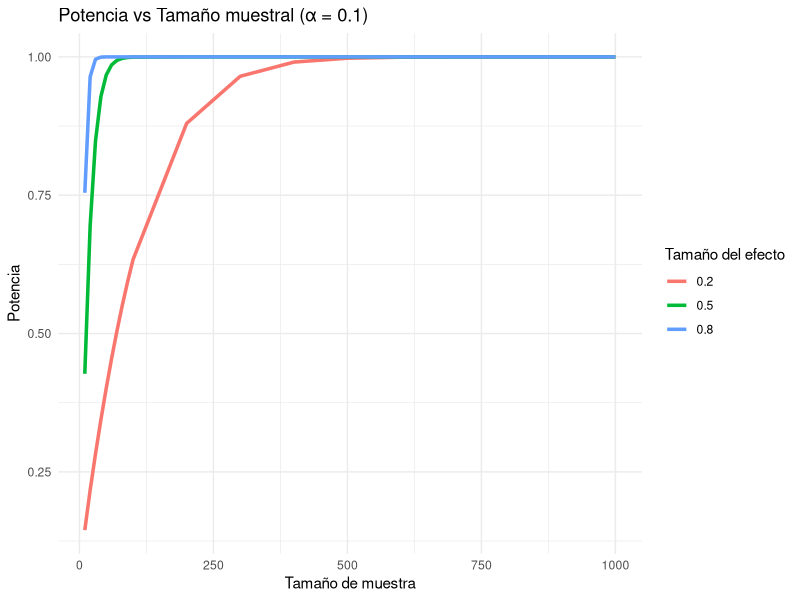
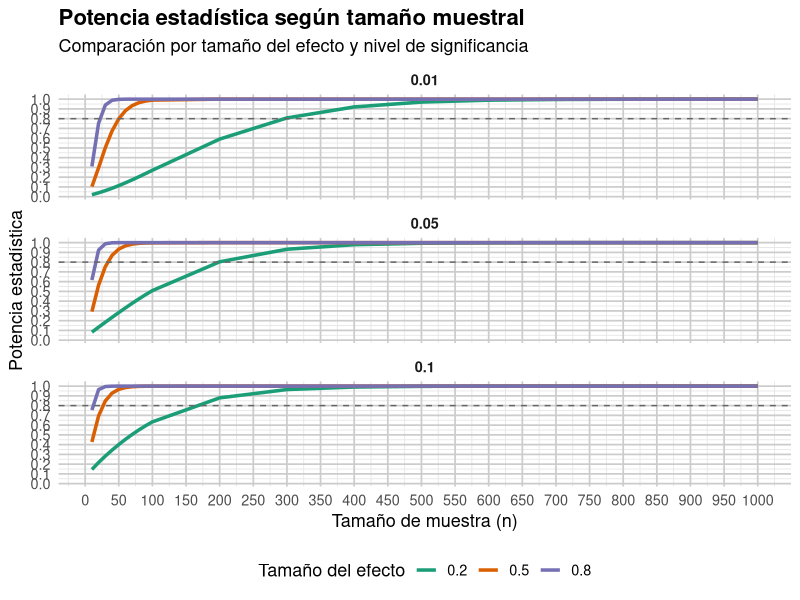

These charts were generated, in order, by the following R code:
## ---- chunk 1
knitr::opts_chunk$set(echo = TRUE, warning = FALSE, message = FALSE)

library(ggplot2)
library(dplyr)
library(tidyr)
library(knitr)
library(kableExtra)
## ---- chunk 2
n_values <- c(10,20,30,40,50,60,70,80,90,100,200,300,400,500,600,700,800,900,1000)
effect_sizes <- c(0.2, 0.5, 0.8)
alpha <- 0.1
diccionario_d <- c(
  "0.2" = "0.2 (pequeño)",
  "0.5" = "0.5 (mediano)",
  "0.8" = "0.8 (grande)"
)

parametros <- data.frame(
  Concepto = c("Tamaños muestrales (n)", 
               "Tamaños del efecto (d)", 
               "Nivel de significancia (α)"),
  Valores = c(
    paste(n_values, collapse = ", ") ,
     paste(effect_sizes, collapse = ", ") ,
    alpha
  )
)

knitr::kable(parametros, 
      caption = "Parámetros utilizados en el análisis de potencia",
      align = "c") %>%
  kableExtra::kable_styling(
    full_width = FALSE,
    bootstrap_options = c("striped", "hover", "condensed"),
    position = "center"
  )
## ---- chunk 3
results <- expand.grid(n = n_values, d = effect_sizes)

results$power <- mapply(function(n, d) {
  power.t.test(n = n, delta = d, sd = 1,
               sig.level = alpha,
               type = "one.sample",
               alternative = "two.sided")$power
}, results$n, results$d)

results$d <- as.factor(results$d)
knitr::kable(
  results,
  caption = "Potencia estadística vs Tamaño muestral (α = 0.1)",
  align = c("l", "c")
) %>%
  kableExtra::kable_styling(
    full_width = FALSE,
    position = "center"
  )
## ---- chunk 4
ggplot(results, aes(x = n, y = power, color = d)) +
  geom_line(size = 1.2) +
  labs(title = "Potencia vs Tamaño muestral (α = 0.1)",
       x = "Tamaño de muestra",
       y = "Potencia",
       color = "Tamaño del efecto") +
  theme_minimal()
## ---- chunk 5
compute_power <- function(alpha_val){
  temp <- expand.grid(n = n_values, d = effect_sizes)
  temp$power <- mapply(function(n, d) {
    power.t.test(n = n, delta = d, sd = 1,
                 sig.level = alpha_val,
                 type = "one.sample",
                 alternative = "two.sided")$power
  }, temp$n, temp$d)
  temp$alpha <- alpha_val
  temp$d <- as.factor(temp$d)
  return(temp)
}

res_01 <- compute_power(0.1)
res_005 <- compute_power(0.05)
res_001 <- compute_power(0.01)

all_results <- bind_rows(res_01, res_005, res_001)

knitr::kable(all_results, digits = 3, caption = "Potencia para distintos tamaños de efecto y distintos alfa")  %>%
  kableExtra::kable_styling(
    full_width = FALSE,
    bootstrap_options = c("striped", "hover", "condensed"),
    position = "center"
  )
## ---- chunk 6
ggplot(all_results, aes(x = n, y = power, color = d)) +
  
  geom_line(linewidth = 1.2) +
  
  geom_hline(yintercept = 0.8, 
             linetype = "dashed", 
             color = "gray40") +
  
  facet_wrap(~alpha, ncol = 1) +
  
  scale_color_manual(
    values = c("#1b9e77", "#d95f02", "#7570b3"),
    name = "Tamaño del efecto"
  ) +
  
  scale_x_continuous(
    breaks = seq(0, 1000, by = 50)
  ) +
  
  scale_y_continuous(
    breaks = seq(0, 1, 0.1)
  ) +
  
  labs(
    title = "Potencia estadística según tamaño muestral",
    subtitle = "Comparación por tamaño del efecto y nivel de significancia",
    x = "Tamaño de muestra (n)",
    y = "Potencia estadística"
  ) +
  
  theme_minimal(base_size = 13) +
  
  theme(
    plot.title = element_text(face = "bold", size = 16),
    legend.position = "bottom",
    strip.text = element_text(face = "bold"),
    
    panel.grid.major = element_line(color = "gray80"),
    panel.grid.minor = element_line(color = "gray90")
  )
## ---- chunk 7
alfas <- c(0.01, 0.05, 0.1)

res_001 <- power.t.test(
  power = 0.8,
  delta = 0.8,
  sd = 1,
  sig.level = 0.01,
  type = "one.sample",
  alternative = "two.sided"
)

res_005 <- power.t.test(
  power = 0.8,
  delta = 0.8,
  sd = 1,
  sig.level = 0.05,
  type = "one.sample",
  alternative = "two.sided"
)

res_01 <- power.t.test(
  power = 0.8,
  delta = 0.8,
  sd = 1,
  sig.level = 0.1,
  type = "one.sample",
  alternative = "two.sided"
)



tabla_potencia_grande <- data.frame(
  Parámetro = c(
    "Tamaño de muestra estimado (n)",
    "Tamaño de muestra recomendado",
    "Tamaño del efecto (d)",
    "Desviación estándar estandarizada",
    "Potencia (1 - β)",
    "Tipo de prueba",
    "Tipo de contraste"
  ),
  `α = 0.01` = c(
    round(res_001$n, 3),
    ceiling(res_001$n),
    res_001$delta,
    res_001$sd,
    res_001$power,
    "one.sample",
    "two.sided"
  ),
  `α = 0.05` = c(
    round(res_005$n, 3),
    ceiling(res_005$n),
    res_005$delta,
    res_005$sd,
    res_005$power,
    "one.sample",
    "two.sided"
  ),
  `α = 0.1` = c(
    round(res_01$n, 3),
    ceiling(res_01$n),
    res_01$delta,
    res_01$sd,
    res_01$power,
    "one.sample",
    "two.sided"
  ),
  stringsAsFactors = FALSE
)

tabla_potencia_grande[, -1] <- lapply(tabla_potencia_grande[, -1], as.character)

knitr::kable(
  tabla_potencia_grande,
  caption = "Tamaño de muestra requerido para alcanzar una potencia del 80% al detectar un efecto grande (d = 0.8) bajo distintos niveles de significancia",
  align = c("l", "c", "c", "c"),
  booktabs = TRUE
) %>%
  kableExtra::kable_styling(
    full_width = FALSE,
    position = "center"
  )
## ---- chunk 8
alfas <- c(0.01, 0.05, 0.1)

res_001 <- power.t.test(
  power = 0.8,
  delta = 0.5,
  sd = 1,
  sig.level = 0.01,
  type = "one.sample",
  alternative = "two.sided"
)

res_005 <- power.t.test(
  power = 0.8,
  delta = 0.5,
  sd = 1,
  sig.level = 0.05,
  type = "one.sample",
  alternative = "two.sided"
)

res_01 <- power.t.test(
  power = 0.8,
  delta = 0.5,
  sd = 1,
  sig.level = 0.1,
  type = "one.sample",
  alternative = "two.sided"
)



tabla_potencia_grande <- data.frame(
  Parámetro = c(
    "Tamaño de muestra estimado (n)",
    "Tamaño de muestra recomendado",
    "Tamaño del efecto (d)",
    "Desviación estándar estandarizada",
    "Potencia (1 - β)",
    "Tipo de prueba",
    "Tipo de contraste"
  ),
  `α = 0.01` = c(
    round(res_001$n, 3),
    ceiling(res_001$n),
    res_001$delta,
    res_001$sd,
    res_001$power,
    "one.sample",
    "two.sided"
  ),
  `α = 0.05` = c(
    round(res_005$n, 3),
    ceiling(res_005$n),
    res_005$delta,
    res_005$sd,
    res_005$power,
    "one.sample",
    "two.sided"
  ),
  `α = 0.1` = c(
    round(res_01$n, 3),
    ceiling(res_01$n),
    res_01$delta,
    res_01$sd,
    res_01$power,
    "one.sample",
    "two.sided"
  ),
  stringsAsFactors = FALSE
)

tabla_potencia_grande[, -1] <- lapply(tabla_potencia_grande[, -1], as.character)

knitr::kable(
  tabla_potencia_grande,
  caption = "Tamaño de muestra requerido para alcanzar una potencia del 80% al detectar un efecto grande (d = 0.5) bajo distintos niveles de significancia",
  align = c("l", "c", "c", "c"),
  booktabs = TRUE
) %>%
  kableExtra::kable_styling(
    full_width = FALSE,
    position = "center"
  )
## ---- chunk 9
#interpretación del tamaño del efecto en unidades de presión arterial
mu0 <- 120
sigma <- 15

tabla_efecto_mmHg <- data.frame(
  `Tamaño del efecto (d)` = c(0.2, 0.5, 0.8),
  Clasificación = c("Pequeño", "Mediano", "Grande"),
  `Diferencia esperada (mmHg)` = c(0.2 * sigma, 0.5 * sigma, 0.8 * sigma),
  `Media esperada si aumenta (mmHg)` = c(mu0 + 0.2 * sigma,
                                         mu0 + 0.5 * sigma,
                                         mu0 + 0.8 * sigma),
  `Media esperada si disminuye (mmHg)` = c(mu0 - 0.2 * sigma,
                                           mu0 - 0.5 * sigma,
                                           mu0 - 0.8 * sigma)
)

tabla_efecto_mmHg[, -2] <- lapply(tabla_efecto_mmHg[, -2], round, 2)

knitr::kable(
  tabla_efecto_mmHg,
  caption = "Interpretación del tamaño del efecto en unidades de presión arterial",
  align = c("c", "c", "c", "c", "c"),
  booktabs = TRUE
) %>%
  kableExtra::kable_styling(
    full_width = FALSE,
    position = "center"
  )
